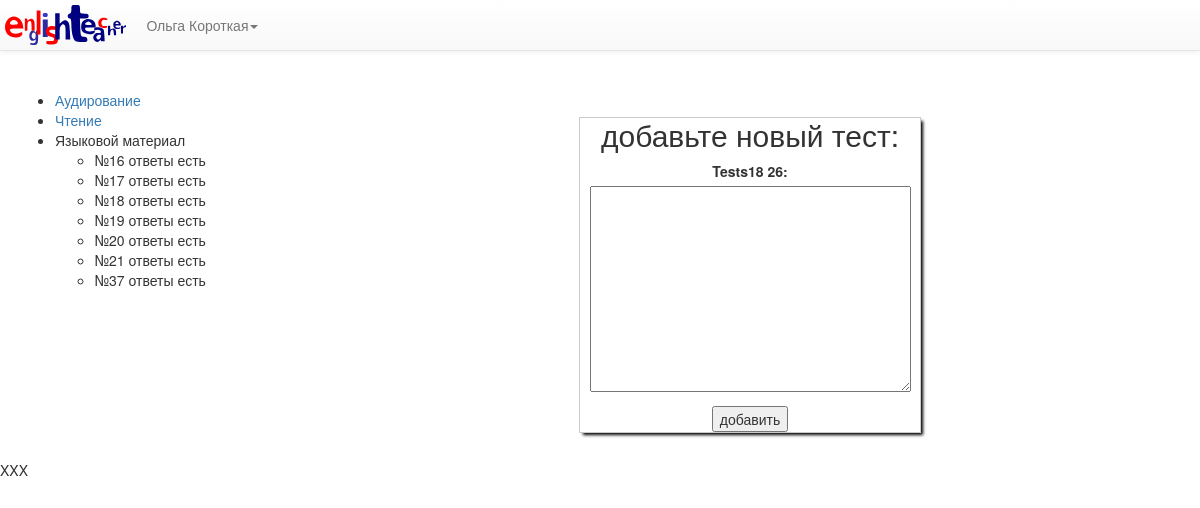
Screenshot of /oge/fipi/my/test18_26/add/ (signed in) with the database file from the repository.
### oge/models.py (models this page shows, shortened)
class Tests18_26(models.Model):
	tests18_26 = models.TextField()
	splited_tests18_26 = models.TextField(null=True,blank=True,default=None)
	pub_data = models.DateTimeField('дата публикации',default=timezone.now)
	answer=models.CharField(max_length=100,null=True,blank=True,default=None)
	qw_number = models.CharField('число вопросов в тесте',null=True,max_length=1,default='9')

### oge/views.py (the view)
@login_required
@permission_required('oge.add_tests18_26')
def my_test18_26_add (request):
	"""добавляет новую запись в Tests18_26,
	перенаправляет на сообщение об успешном добавлении нового задания """
	if request.method=='POST':
		form=AddTests18_26Form(request.POST)
		if form.is_valid():
			tests18_26=form.cleaned_data['tests18_26']
			current_date=timezone.now().date()
			t=Tests18_26(tests18_26=tests18_26)
			t.save()
			t.spliting()
			t.save()
			test_id = t.id
			return HttpResponseRedirect('/oge/fipi/my/test18_26/add/'+str(test_id)+'/thanks/')
	else:
		form=AddTests18_26Form()
		test_list_me = testListForMe()
	return render(request, 'oge/my_add_test18_26.html', {'form': form,
															'title':'добавьте новый тест:',
															'value': 'добавить',
															'test_list_me':test_list_me})

### oge/forms.py
class AddTests18_26Form(ModelForm):
	class Meta:
		model = Tests18_26
		fields = ('tests18_26',)

### oge/views.py (called while the page is built)
def testListForMe():
	"""определяет список всех тестов (с ответами и без ответов),
	используется придобавлении ответов учителем"""
	res = Tests18_26.objects.all()
	return res

### oge/templates/oge/my_add_test18_26.html (shortened to what this page needs)
{% extends "main/__l_left_sidebar.html" %}
{% load staticfiles %}
{% block navigation %}
			<nav class="navbar navbar-default navbar-fixed-top">
				{% include "includes/_nav_brand_bs.html" %}
			</nav>
{% endblock %}
{% block side_col %}
<ul class="oge_menu">
	<li><a href="/oge/fipi/listen/">Аудирование</a></li>
	<li><a href="/oge/fipi/read/">Чтение</a></li>
{% if user.is_authenticated %}
	{% if perms.oge.add_tests18_26 %}
	<li>Языковой материал
		<ul class="test-list">
			{% include "includes/_test18_26_list_my.html" %}
		</ul>
	</li>
	{% endif %}
{% endif %}
</ul>
{% endblock %}
{% block main_col %}
<div class='form'>
	<h2>{{title}}</h2>
	<form enctype="{{enctype_atr}}" action="{{action_atr}}" method="post">
		{{ form.as_p }}
	<input type="submit" value="{{value}}">
</form>
</div>
{% endblock %}

### main/templates/includes/_authen.html (shortened to what this page needs)
{% if request.user.is_authenticated %}
<li class="dropdown">
	<a href="#" class="dropdown-toggle" data-toggle="dropdown" role="button" aria-haspopup="true" aria-expanded="false">{{request.user.get_full_name}}<span class="caret"></span></a>
</li>
{% else %}
<li class="gate"><a href="/login/">войти</a></li>
{% endif %}

### main/templates/includes/_test18_26_list_my.html
{% if test_list_me %}
	<table class="oge_menu">
	{% for test in test_list_me %}
		<li class="oge_menu">
				№{{test.id}}
			{% if test.answer %}
			<span>  ответы есть</span>
			{% else %}
			<span>
				<form action="{% url 'oge:my_test18_26_blank' test.id %}">
					<button type="submit">добавить ответы</button>
				</form>
			</span>
			{% endif %}
		</li>
	{% endfor %}
	</table>
{% endif %}

### main/static/main/base-top-style.css (style rules this page uses)
* { box-sizing: border-box; -webkit-box-sizing: border-box; -moz-box-sizing: border-box; -ms-box-sizing: border-box; }
div.form, div.thanks { width: 340px; margin: 2em auto; box-shadow: 3px 3px 3px #000; text-align: center; outline: 1px solid #CCCBCB; }

### rows the page displays
Tests18_26: id "16", shows "ответы есть"
Tests18_26: id "17", shows "ответы есть"
Tests18_26: id "18", shows "ответы есть"
Tests18_26: id "19", shows "ответы есть"
Tests18_26: id "20", shows "ответы есть"
Tests18_26: id "21", shows "ответы есть"
Tests18_26: id "37", shows "ответы есть"

### other values shown
{{ request.user.get_full_name }} "Ольга Короткая"
{{ title }} "добавьте новый тест:"
